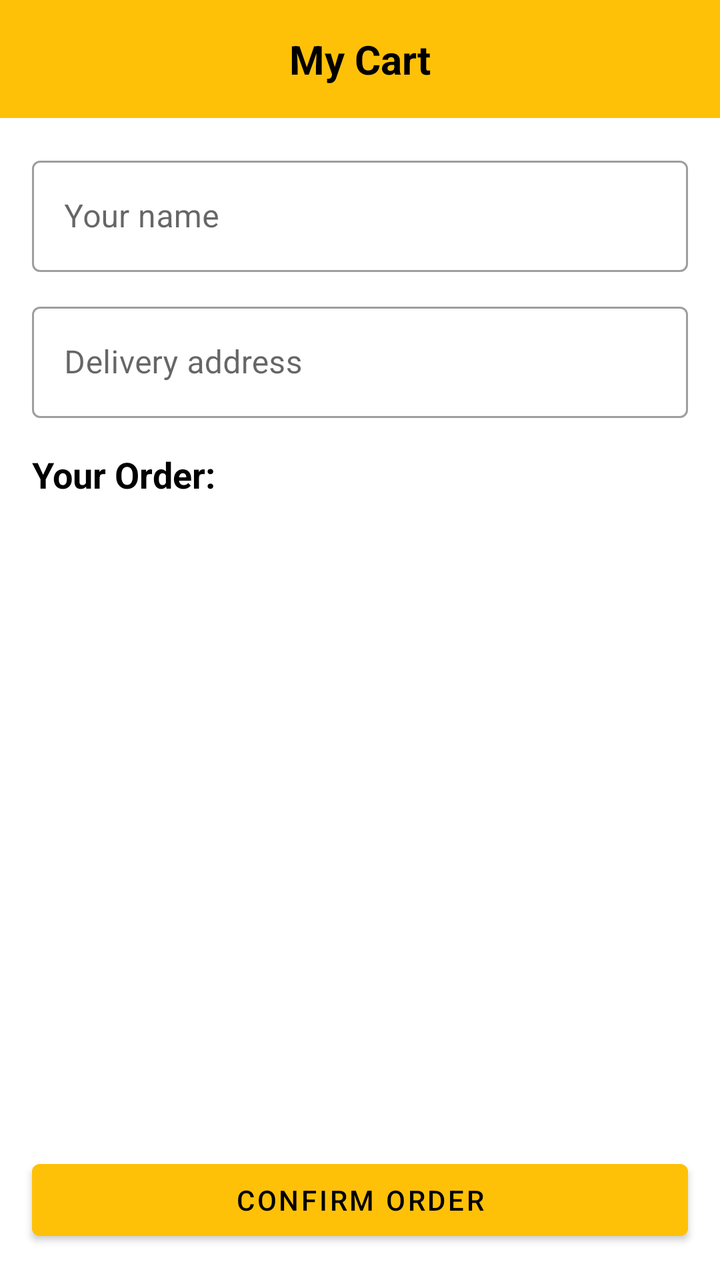
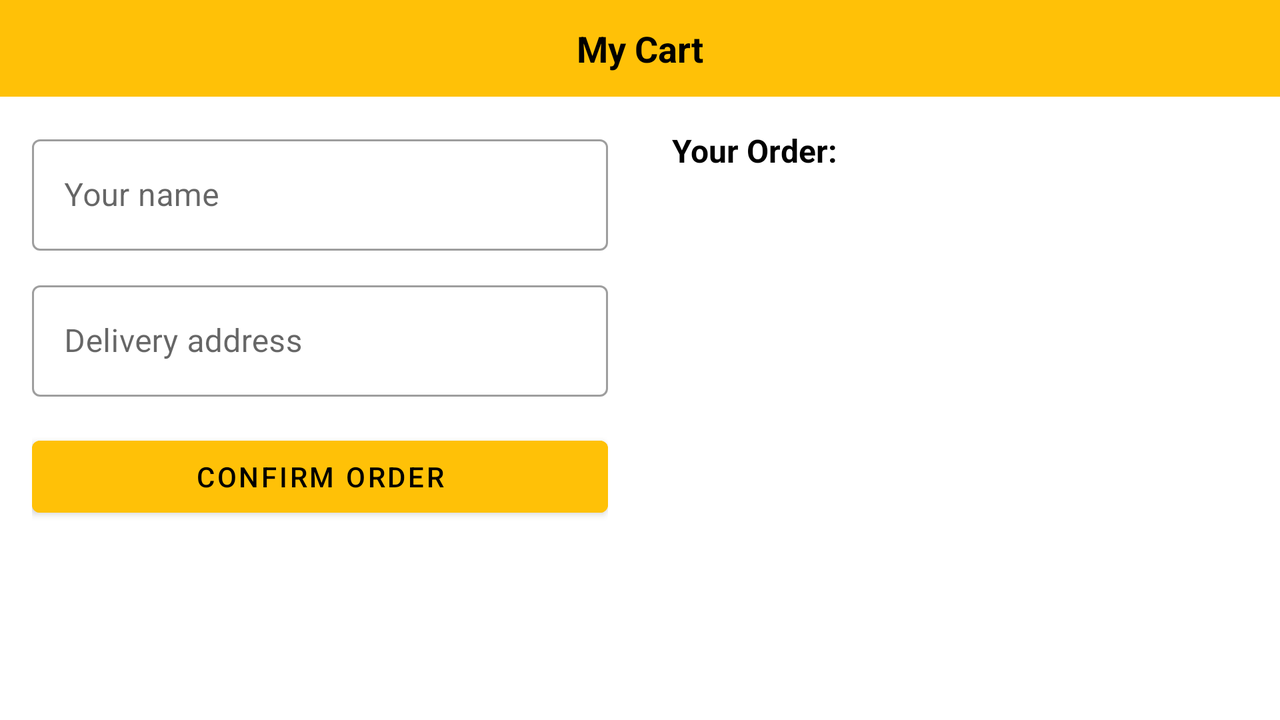

Two renders of one Android screen. The first uses the default layout on a phone; the second uses the alternative layout the repository ships for a different screen configuration, on a matching device. The two XML files are below.
<!-- AndroidManifest.xml: application theme Theme.Pizzeria -->
<!-- res/layout/activity_cart.xml -->
<?xml version="1.0" encoding="utf-8"?>
<LinearLayout
    xmlns:android="http://schemas.android.com/apk/res/android"
    android:layout_width="match_parent"
    android:layout_height="match_parent"
    android:orientation="vertical"
    android:background="@color/white">

    
    <TextView
        android:layout_width="match_parent"
        android:layout_height="wrap_content"
        android:background="@color/colorPrimaryYellow"
        android:gravity="center"
        android:padding="16dp"
        android:text="@string/my_cart"
        android:textColor="@color/black"
        android:textSize="20sp"
        android:textStyle="bold"/>

    <ScrollView
        android:layout_width="match_parent"
        android:layout_height="0dp"
        android:layout_weight="1">

        <LinearLayout
            android:layout_width="match_parent"
            android:layout_height="wrap_content"
            android:orientation="vertical"
            android:padding="16dp">

            
            <com.google.android.material.textfield.TextInputLayout
                android:layout_width="match_parent"
                android:layout_height="wrap_content"
                android:hint="@string/hint_name"
                style="@style/Widget.MaterialComponents.TextInputLayout.OutlinedBox"
                android:layout_marginBottom="12dp">
                <com.google.android.material.textfield.TextInputEditText
                    android:id="@+id/nameEditText"
                    android:layout_width="match_parent"
                    android:layout_height="wrap_content"
                    android:inputType="textPersonName"/>
            </com.google.android.material.textfield.TextInputLayout>

            
            <com.google.android.material.textfield.TextInputLayout
                android:layout_width="match_parent"
                android:layout_height="wrap_content"
                android:hint="@string/hint_address"
                style="@style/Widget.MaterialComponents.TextInputLayout.OutlinedBox"
                android:layout_marginBottom="16dp">
                <com.google.android.material.textfield.TextInputEditText
                    android:id="@+id/addressEditText"
                    android:layout_width="match_parent"
                    android:layout_height="wrap_content"
                    android:inputType="textPostalAddress"/>
            </com.google.android.material.textfield.TextInputLayout>

            <TextView
                android:layout_width="match_parent"
                android:layout_height="wrap_content"
                android:text="@string/your_order"
                android:textSize="18sp"
                android:textStyle="bold"
                android:textColor="@color/black"
                android:layout_marginBottom="8dp"/>

            <TextView
                android:id="@+id/selectedPizzasTextView"
                android:layout_width="match_parent"
                android:layout_height="wrap_content"
                android:textSize="15sp"
                android:layout_marginBottom="8dp"/>

            <TextView
                android:id="@+id/totalTextView"
                android:layout_width="match_parent"
                android:layout_height="wrap_content"
                android:textSize="17sp"
                android:textStyle="bold"
                android:textColor="@color/black"
                android:layout_marginBottom="8dp"/>

        </LinearLayout>
    </ScrollView>

    
    <com.google.android.material.button.MaterialButton
        android:id="@+id/confirmOrderButton"
        android:layout_width="match_parent"
        android:layout_height="wrap_content"
        android:text="@string/confirm_order"
        android:backgroundTint="@color/colorPrimaryYellow"
        android:textColor="@color/black"
        android:layout_margin="16dp"/>

</LinearLayout>
<!-- resources referenced by this layout -->
<resources>
  <color name="black">#FF000000</color>
  <color name="colorPrimaryYellow">#FFC107</color>
  <color name="white">#FFFFFFFF</color>
  <string name="confirm_order">Confirm Order</string>
  <string name="hint_address">Delivery address</string>
  <string name="hint_name">Your name</string>
  <string name="my_cart">My Cart</string>
  <string name="your_order">Your Order:</string>
  <style name="Theme.Pizzeria" parent="Theme.MaterialComponents.Light.NoActionBar">
          <item name="colorPrimary">@color/colorPrimaryYellow</item>
          <item name="colorPrimaryVariant">@color/colorPrimaryYellowDark</item>
          <item name="colorOnPrimary">@color/black</item>
          <item name="android:statusBarColor">@color/colorPrimaryYellow</item>
          <item name="android:navigationBarColor">@color/colorPrimaryYellow</item>
      </style>
  <color name="colorPrimaryYellowDark">#FFA000</color>
</resources>
<!-- res/layout-land/activity_cart.xml (the repository's variant of the layout above) -->
<!-- drawn on the phone turned sideways -->
<?xml version="1.0" encoding="utf-8"?>
<LinearLayout
    xmlns:android="http://schemas.android.com/apk/res/android"
    android:layout_width="match_parent"
    android:layout_height="match_parent"
    android:orientation="vertical"
    android:background="@color/white">

    <TextView
        android:layout_width="match_parent"
        android:layout_height="wrap_content"
        android:background="@color/colorPrimaryYellow"
        android:gravity="center"
        android:padding="12dp"
        android:text="@string/my_cart"
        android:textColor="@color/black"
        android:textSize="18sp"
        android:textStyle="bold"/>

    <LinearLayout
        android:layout_width="match_parent"
        android:layout_height="0dp"
        android:layout_weight="1"
        android:orientation="horizontal">

        
        <ScrollView
            android:layout_width="0dp"
            android:layout_height="match_parent"
            android:layout_weight="1">

            <LinearLayout
                android:layout_width="match_parent"
                android:layout_height="wrap_content"
                android:orientation="vertical"
                android:padding="16dp">

                <com.google.android.material.textfield.TextInputLayout
                    android:layout_width="match_parent"
                    android:layout_height="wrap_content"
                    android:hint="@string/hint_name"
                    style="@style/Widget.MaterialComponents.TextInputLayout.OutlinedBox"
                    android:layout_marginBottom="12dp">
                    <com.google.android.material.textfield.TextInputEditText
                        android:id="@+id/nameEditText"
                        android:layout_width="match_parent"
                        android:layout_height="wrap_content"
                        android:inputType="textPersonName"/>
                </com.google.android.material.textfield.TextInputLayout>

                <com.google.android.material.textfield.TextInputLayout
                    android:layout_width="match_parent"
                    android:layout_height="wrap_content"
                    android:hint="@string/hint_address"
                    style="@style/Widget.MaterialComponents.TextInputLayout.OutlinedBox"
                    android:layout_marginBottom="16dp">
                    <com.google.android.material.textfield.TextInputEditText
                        android:id="@+id/addressEditText"
                        android:layout_width="match_parent"
                        android:layout_height="wrap_content"
                        android:inputType="textPostalAddress"/>
                </com.google.android.material.textfield.TextInputLayout>

                <com.google.android.material.button.MaterialButton
                    android:id="@+id/confirmOrderButton"
                    android:layout_width="match_parent"
                    android:layout_height="wrap_content"
                    android:text="@string/confirm_order"
                    android:backgroundTint="@color/colorPrimaryYellow"
                    android:textColor="@color/black"/>
            </LinearLayout>
        </ScrollView>

        
        <ScrollView
            android:layout_width="0dp"
            android:layout_height="match_parent"
            android:layout_weight="1">

            <LinearLayout
                android:layout_width="match_parent"
                android:layout_height="wrap_content"
                android:orientation="vertical"
                android:padding="16dp">

                <TextView
                    android:layout_width="match_parent"
                    android:layout_height="wrap_content"
                    android:text="@string/your_order"
                    android:textSize="16sp"
                    android:textStyle="bold"
                    android:textColor="@color/black"
                    android:layout_marginBottom="8dp"/>

                <TextView
                    android:id="@+id/selectedPizzasTextView"
                    android:layout_width="match_parent"
                    android:layout_height="wrap_content"
                    android:textSize="14sp"/>

                <TextView
                    android:id="@+id/totalTextView"
                    android:layout_width="match_parent"
                    android:layout_height="wrap_content"
                    android:textSize="16sp"
                    android:textStyle="bold"
                    android:textColor="@color/black"
                    android:layout_marginTop="8dp"/>
            </LinearLayout>
        </ScrollView>

    </LinearLayout>
</LinearLayout>
